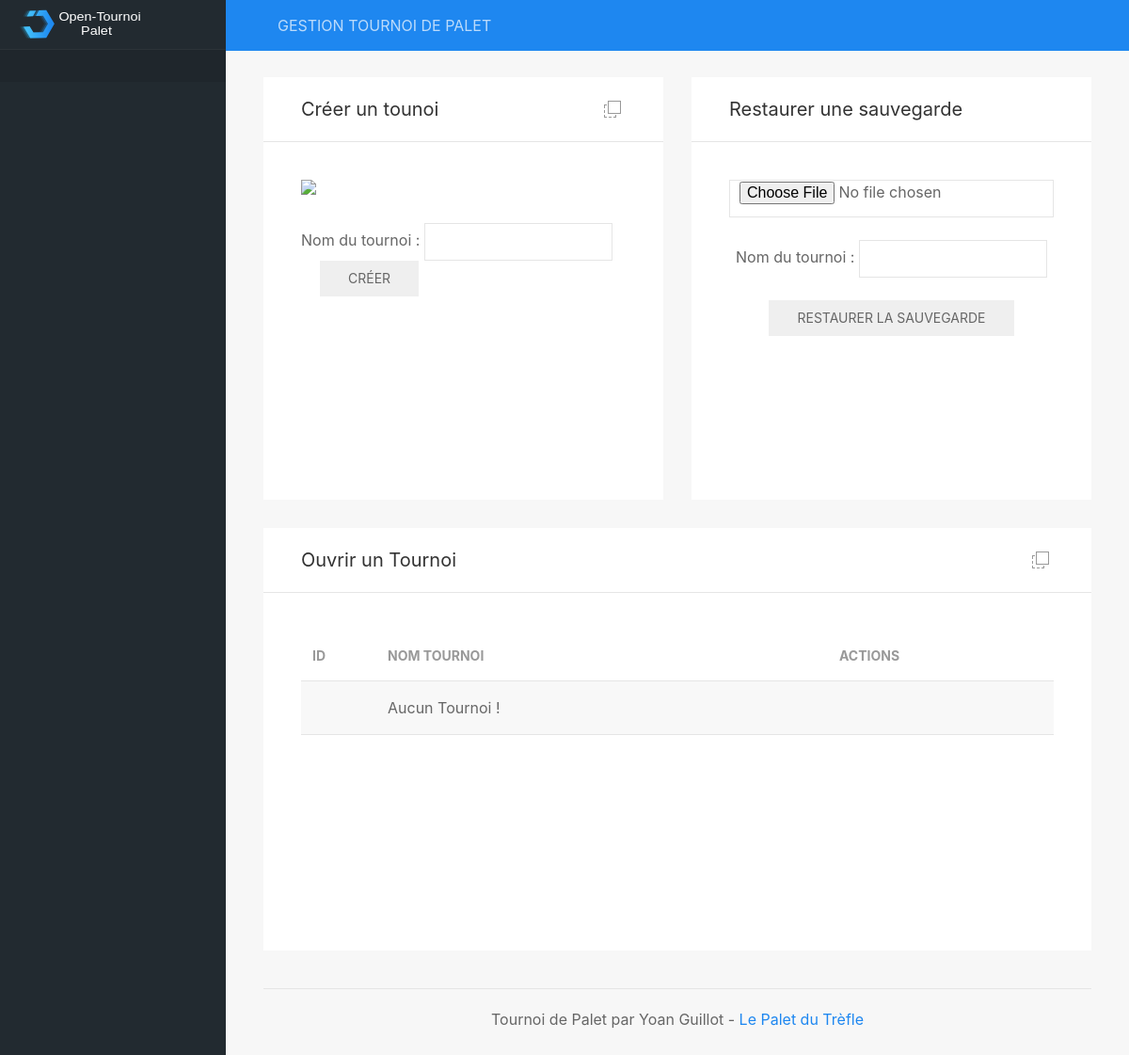
Before: / with the older database file.
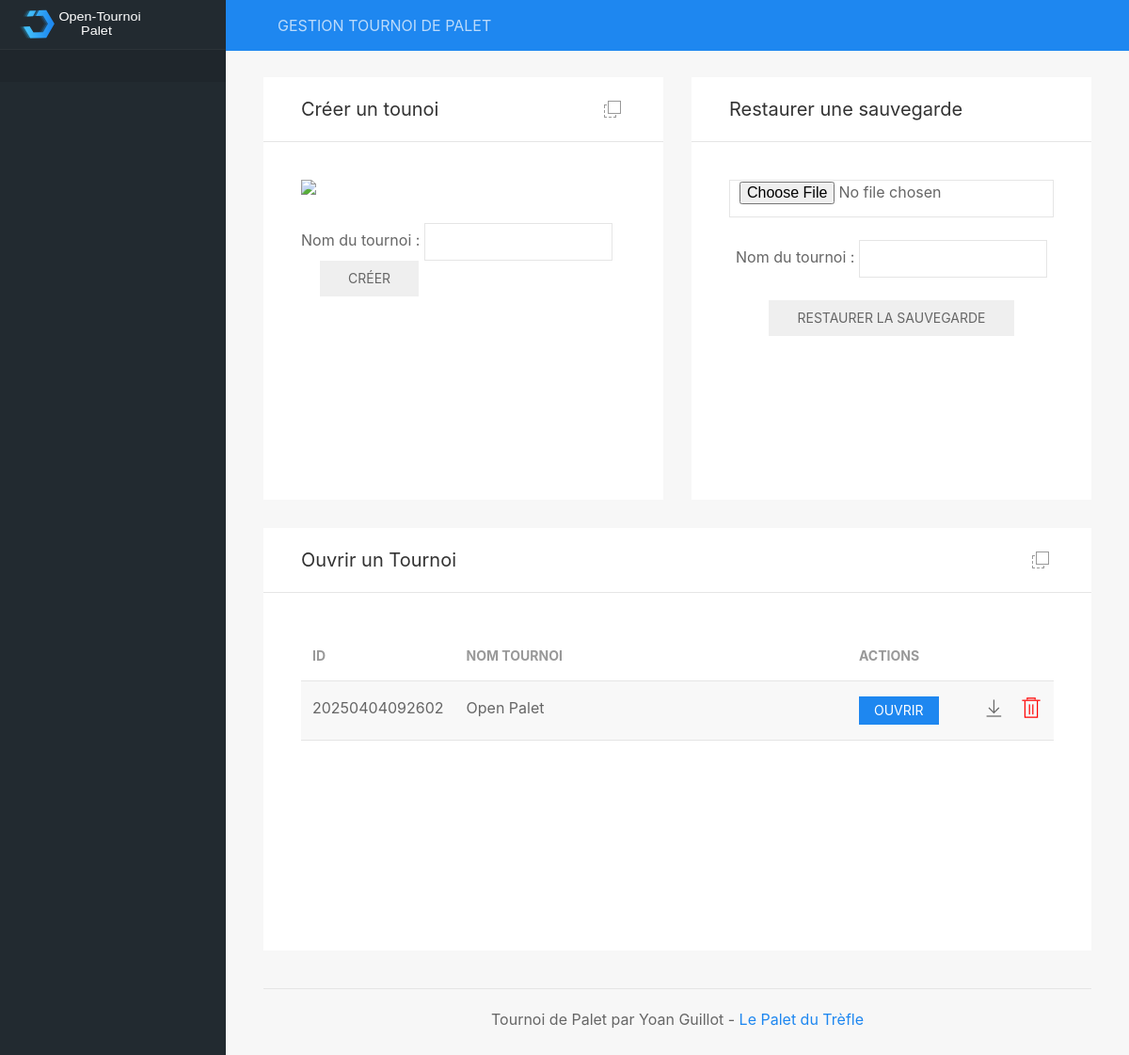
After: the same page with the newer database file.
### tables this page shows
CREATE TABLE tournois (id_tournoi NUMERIC (12) PRIMARY KEY DESC UNIQUE NOT NULL, nom_tournoi TEXT (200) NOT NULL, datecreation_tournoi DATE NOT NULL DEFAULT (STRFTIME('%d/%m/%Y, %H:%M', DATETIME('now', 'localtime'))), max_equipes INTEGER NOT NULL DEFAULT (0), type_phasesfinales TEXT NOT NULL DEFAULT aleatoire, pts_qualifs INTEGER DEFAULT (13) NOT NULL, pts_phasesfinales INTEGER NOT NULL DEFAULT (13), pts_finales NUMERIC NOT NULL DEFAULT (15), statut_inscriptions TEXT DEFAULT encours, statut_qualifs TEXT DEFAULT attente, statut_phasesfinales TEXT DEFAULT attente);

### includes/fonctions.inc.php (called while the page is built, shortened)
<?php
function listeTournois()
{
	global $db;
	$resultats = $db->query('SELECT * FROM tournois ORDER BY id_tournoi DESC');
	while ($row = $resultats->fetchArray(1)) {
		$listeTournois[] = $row;
	}
	if(!empty($listeTournois)){
		return $listeTournois;
	}
}
?>

### includes/accueil.inc.php (the view, shortened to what this page needs)
<div class="uk-grid uk-grid-medium" data-uk-grid uk-sortable="handle: .sortable-icon">
	<div class="uk-width-1-2@l">
		<div class="uk-card uk-card-default uk-card-hover">
			<div class="uk-card-header">
				<div class="uk-grid uk-grid-small">
					<div class="uk-width-auto"><h4>Créer un tounoi</h4></div>
					<div class="uk-width-expand uk-text-right panel-icons">
						<a href="#" class="uk-icon-link sortable-icon" title="Déplacer" data-uk-tooltip data-uk-icon="icon: move"></a>
					</div>
				</div>
			</div>
			<div class="uk-card-body">
				<div class="chart-container">
					<img style="max-height:200px;" src="images/tournoi.png" class="uk-align-center"/>
					<form method="POST">
							<div class="uk-panel uk-panel-box uk-margin-top">Nom du tournoi : <input name="nomTournoi" class="uk-input uk-form-width-medium" type="text" required>
							<button class="uk-button uk-button-success uk-margin-left">Créer</button>
						</div>
					</form>
				</div>
			</div>
		</div>
	</div>
	<div class="uk-width-1-2">
		<div class="uk-card uk-card-default uk-card-hover uk-height-1-1">
			<div class="uk-card-header">
				<div class="uk-grid uk-grid-small">
					<div class="uk-width-auto"><h4>Restaurer une sauvegarde</h4></div>
					<div class="uk-width-expand uk-text-right panel-icons">
					</div>
				</div>
			</div>
			<div class="uk-card-body">
				<div uk-overflow-auto>
					<div class="uk-panel uk-text-center">
                    <form name="form" method="post" action="index.php" enctype="multipart/form-data">
                        <input class="uk-input" type="file" name="aFile" />
                        <br />
                        <br />
						Nom du tournoi : <input class="uk-input uk-form-width-medium" type="text" name="nomTournoi"/><br/>
						<br/><input type="hidden" name="action" value="restauration" />
                        <input class="uk-button uk-button-success" type="submit" name="submitFile" value="restaurer la sauvegarde" />
                        </form>
                    </div>
				</div>
			</div>
		</div>
	</div>
</div>
<div class="uk-grid uk-grid-medium" data-uk-grid uk-sortable="handle: .sortable-icon">
	<div class="uk-width-1-1">
		<div class="uk-card uk-card-default uk-card-hover">
			<div class="uk-card-header">
				<div class="uk-grid uk-grid-small">
					<div class="uk-width-auto"><h4>Ouvrir un Tournoi</h4></div>
					<div class="uk-width-expand uk-text-right panel-icons">
						<a href="#" class="uk-icon-link sortable-icon" title="Déplacer" data-uk-tooltip data-uk-icon="icon: move"></a>
					</div>
				</div>
			</div>
			<div class="uk-card-body">
				<div class="chart-container" uk-overflow-auto>
					<table class="uk-table uk-table-striped">
						<thead>
							<tr>
								<th style="width:10%">ID</th>
								<th style="width: 60%">Nom tournoi</th>
								<th style="width: 30%">Actions</th>
							</tr>
						</thead>
<?php
	$listeTournois = listeTournois();
	if(!empty($listeTournois)){
		foreach($listeTournois as $row) {
			echo "<tr><td>". $row['id_tournoi'] ."</td>
				<td>". $row['nom_tournoi'] ."</td>
				<td>
					<a href=\"index.php?idtournoi=". $row['id_tournoi'] ."\"><button class=\"uk-button uk-button-primary uk-button-small\">Ouvrir</button></a>
					<a class=\"uk-float-right\" style=\"color: red\" href=\"\" onclick=\"supprTournoi(". $row['id_tournoi'] .")\" uk-icon=\"icon: trash; ratio: 1.2\" uk-toggle=\"target: #supprTournoi\"></a>
					<a class=\"uk-float-right\" style=\"margin-right: 15px;\" href=\"./includes/conf/". $row['id_tournoi'] .".db\" uk-icon=\"icon: download; ratio: 1.2\"></a>
				</td>
			</tr>";
		}
	}else{
		echo "<tr><td></td><td>Aucun Tournoi !</td><td></td></tr>";
	}
?>
					</table>
				</div>
			</div>
		</div>
	</div>
</div>

### index.php (shortened to what this page needs)
<!DOCTYPE html>
<head>
    <link rel="stylesheet" href="css/uikit.min.css" />
    <link rel="stylesheet" href="css/dashboard.css" />
    <link rel="stylesheet" href="css/style.css" />
    <link rel="stylesheet" href="css/arbres.css" />
</head>
<body>
<?php
if (isset($_GET['idtournoi'])){
	$idTournoi = $_GET['idtournoi'];
	$db = new SQLite3('includes/conf/' .$idTournoi. '.db');
	if (!empty($_GET['page'])){
		$page = $_GET['page'];
	}else{
		$page = "gestion";
	}
}else{
	$db = new SQLite3('includes/conf/tournois.db');
}
include 'includes/fonctions.inc.php';
include 'includes/dashboard.inc.php';
?>
</body>
</html>

### includes/dashboard.inc.php (shortened to what this page needs)
		<header id="top-head" class="uk-position-fixed">
			<div class="uk-container uk-container-expand uk-background-primary">
				<nav class="uk-navbar uk-light uk-padding-small" data-uk-navbar="mode:click; duration: 250">
					<div class="uk-navbar-left">
						<div>GESTION TOURNOI DE PALET</div>
					</div>
				</nav>
			</div>
		</header>
		<aside id="left-col" class="uk-light uk-visible@m">
			<div class="left-logo uk-flex uk-flex-middle">
				<img class="custom-logo" src="img/dashboard-logo.svg" alt="">
			</div>
			<div class="left-content-box  content-box-dark">
			</div>
		</aside>
		<div id="content" data-uk-height-viewport="expand: true" style="height:100%; display:block;">
			<div class="uk-container uk-container-expand">
<?php
	include "includes/$page.inc.php";
?>
				<footer class="uk-section uk-section-small uk-width-1-1 uk-text-center donotprint">
					<hr>
					<p class="uk-text-center">Tournoi de Palet par Yoan Guillot - <a href="https://www.lepaletdutrefle.fr">Le Palet du Trèfle</a>
					</p>
				</footer>
			</div>
		</div>

### css/dashboard.css (style rules this page uses)
#top-head { z-index: 9; top: 0; left:0; right:0; }
#left-col { position: fixed; left: 0; top:0; bottom:0; overflow-x: hidden; overflow-y: auto; background-color: #222A30; width: 240px; z-index:2; transition: height 0.3s ease-out; }
.left-content-box { padding: 0.75rem 20px; border-top: 1px solid rgba(255,255,255,0.06); margin-bottom: -1px; }
.content-box-dark { background-color: rgba(0,0,0,0.09); }
.left-logo { height: 52px; line-height: 52px; padding: 0 20px; }
.custom-logo { height: 32px; }
.panel-icons { margin: 0 4px; }
#content { margin-top: 52px; padding: 30px 0 0 0; background-color: #f7f7f7; margin-left: 0; transition: margin 0.2s cubic-bezier(.4,0,.2,1); }
@media screen and (min-width: 960px) { #content { margin-left: 240px; } }
@media screen and (min-width: 960px) { #top-head { left:240px; } }
.uk-card { box-shadow: none; }
.uk-card { -webkit-transition: box-shadow 0.55s cubic-bezier(.4,0,.2,1); transition: box-shadow 0.55s cubic-bezier(.4,0,.2,1); }
.chart-container { position: relative; height: 300px; margin: 0 auto; }

### css/style.css (style rules this page uses)
.uk-table th { font-weight: bolder; }

Changed rows visible on the page:
added tournois: id_tournoi "20250404092602", nom_tournoi "Open Palet"
Other visible differences:
text no longer shown: "Aucun Tournoi !"
